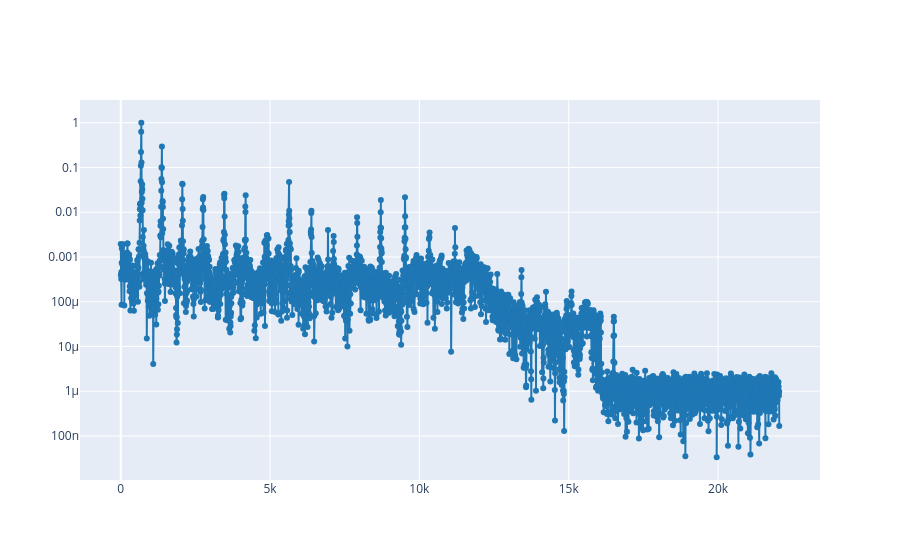

Notebook source saved alongside this figure:
### Markdown cell above
1.2. Select a time where almost all harmonics are present and plot the spectrum at that time.

### Code cell
time = 0.25
plot_spectrum_at(ff, tt, S_ref, time)

### Figure 1 — Plotly figure (JSON) as saved in the notebook; plotly's stock layout.template omitted (floating-point values rounded to 4 significant figures; data arrays with more than 128 entries replaced by an {"elided": "..."} marker saying what was removed)
{"data": [{"line": {"color": "#1f77b4", "shape": "linear"}, "mode": "lines+markers", "type": "scatter", "x": {"elided": "4097 float values"}, "y": {"elided": "4097 float values"}}], "layout": {"yaxis": {"type": "log"}}}
